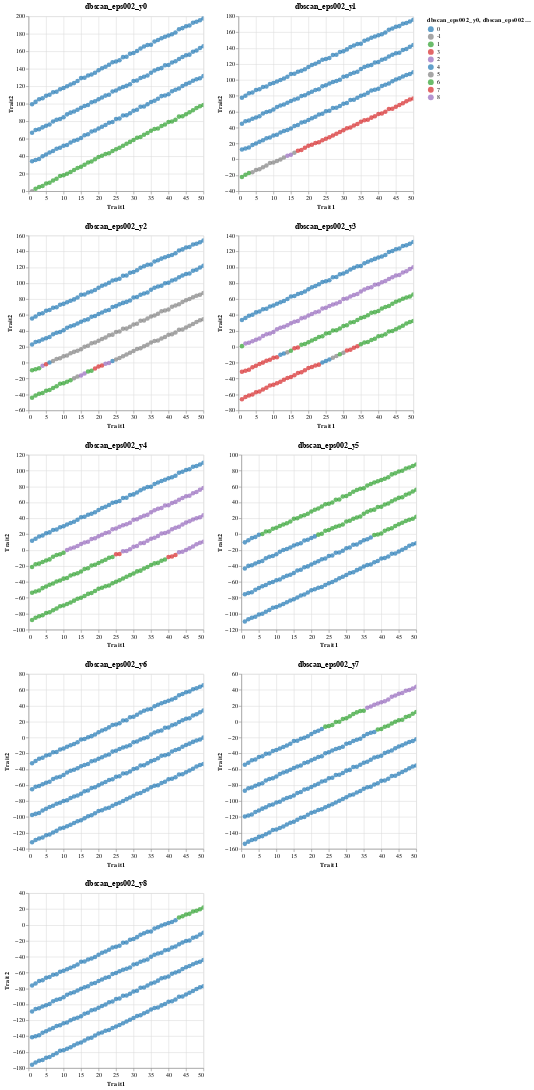

Notebook source saved alongside this figure:
### Code cell
(dbscan_plots[db_labs[18]] | dbscan_plots[db_labs[19]]) & (dbscan_plots[db_labs[20]] | dbscan_plots[db_labs[21]]) & (dbscan_plots[db_labs[22]] | dbscan_plots[db_labs[23]]) & (dbscan_plots[db_labs[24]] | dbscan_plots[db_labs[25]]) & (dbscan_plots[db_labs[26]])

### Figure 1 — Vega-Lite specification as saved in the notebook (floating-point values rounded to 4 significant figures; data arrays with more than 128 entries replaced by an {"elided": "..."} marker saying what was removed)
{"config": {"view": {"continuousWidth": 300, "continuousHeight": 300}}, "vconcat": [{"hconcat": [{"data": {"name": "data-c437560fe27871d567bb7595a13792e3"}, "mark": {"type": "circle", "size": 60}, "encoding": {"color": {"field": "dbscan_eps002_y0", "scale": {"domain": [0.0, -1.0, 1.0, 3.0, 2.0], "range": ["#1f77b4", "#808080", "#2ca02c", "#d62728", "#9467bd"]}, "type": "nominal"}, "tooltip": [{"field": "dbscan_eps002_y0", "type": "quantitative"}, {"field": "kmedoids4_y0", "type": "quantitative"}], "x": {"field": "Trait1", "type": "quantitative"}, "y": {"field": "Trait2", "type": "quantitative"}}, "name": "view_181", "title": "dbscan_eps002_y0"}, {"data": {"name": "data-967cadb9012aa1ae119a8c9e51054446"}, "mark": {"type": "circle", "size": 60}, "encoding": {"color": {"field": "dbscan_eps002_y1", "scale": {"domain": [0.0, 1.0, -1.0, 2.0, 3.0], "range": ["#1f77b4", "#ff7f0e", "#808080", "#d62728", "#9467bd"]}, "type": "nominal"}, "tooltip": [{"field": "dbscan_eps002_y1", "type": "quantitative"}, {"field": "kmedoids4_y1", "type": "quantitative"}], "x": {"field": "Trait1", "type": "quantitative"}, "y": {"field": "Trait2", "type": "quantitative"}}, "name": "view_182", "title": "dbscan_eps002_y1"}]}, {"hconcat": [{"data": {"name": "data-45eb39f24d0c7d3e404a29715520d708"}, "mark": {"type": "circle", "size": 60}, "encoding": {"color": {"field": "dbscan_eps002_y2", "scale": {"domain": [0.0, 1.0, 2.0, 3.0, 4.0, 5.0, -1.0, 6.0, 7.0, 8.0], "range": ["#1f77b4", "#ff7f0e", "#2ca02c", "#d62728", "#9467bd", "#8c564b", "#808080", "#7f7f7f", "#bcbd22", "#17becf"]}, "type": "nominal"}, "tooltip": [{"field": "dbscan_eps002_y2", "type": "quantitative"}, {"field": "kmedoids4_y2", "type": "quantitative"}], "x": {"field": "Trait1", "type": "quantitative"}, "y": {"field": "Trait2", "type": "quantitative"}}, "name": "view_183", "title": "dbscan_eps002_y2"}, {"data": {"name": "data-d25416dfc53bb2dd4112858420f46337"}, "mark": {"type": "circle", "size": 60}, "encoding": {"color": {"field": "dbscan_eps002_y3", "scale": {"domain": [0.0, 1.0, 2.0, 3.0, 4.0, 5.0, 6.0, 7.0, -1.0], "range": ["#1f77b4", "#ff7f0e", "#2ca02c", "#d62728", "#9467bd", "#8c564b", "#e377c2", "#7f7f7f", "#808080"]}, "type": "nominal"}, "tooltip": [{"field": "dbscan_eps002_y3", "type": "quantitative"}, {"field": "kmedoids4_y3", "type": "quantitative"}], "x": {"field": "Trait1", "type": "quantitative"}, "y": {"field": "Trait2", "type": "quantitative"}}, "name": "view_184", "title": "dbscan_eps002_y3"}]}, {"hconcat": [{"data": {"name": "data-4870e5fea950235c44b5ae90f68e333c"}, "mark": {"type": "circle", "size": 60}, "encoding": {"color": {"field": "dbscan_eps002_y4", "scale": {"domain": [0.0, 1.0, 2.0, 3.0], "range": ["#1f77b4", "#ff7f0e", "#2ca02c", "#d62728"]}, "type": "nominal"}, "tooltip": [{"field": "dbscan_eps002_y4", "type": "quantitative"}, {"field": "kmedoids4_y4", "type": "quantitative"}], "x": {"field": "Trait1", "type": "quantitative"}, "y": {"field": "Trait2", "type": "quantitative"}}, "name": "view_185", "title": "dbscan_eps002_y4"}, {"data": {"name": "data-c4fbda309add77dbe874a2ee9b4e3a6b"}, "mark": {"type": "circle", "size": 60}, "encoding": {"color": {"field": "dbscan_eps002_y5", "scale": {"domain": [0.0, 1.0, 3.0, 2.0], "range": ["#1f77b4", "#ff7f0e", "#2ca02c", "#d62728"]}, "type": "nominal"}, "tooltip": [{"field": "dbscan_eps002_y5", "type": "quantitative"}, {"field": "kmedoids4_y5", "type": "quantitative"}], "x": {"field": "Trait1", "type": "quantitative"}, "y": {"field": "Trait2", "type": "quantitative"}}, "name": "view_186", "title": "dbscan_eps002_y5"}]}, {"hconcat": [{"data": {"name": "data-46e7a250fd815e37a193e5a0dca324a4"}, "mark": {"type": "circle", "size": 60}, "encoding": {"color": {"field": "dbscan_eps002_y6", "scale": {"domain": [0.0, 1.0, 2.0, 3.0], "range": ["#1f77b4", "#ff7f0e", "#2ca02c", "#d62728"]}, "type": "nominal"}, "tooltip": [{"field": "dbscan_eps002_y6", "type": "quantitative"}, {"field": "kmedoids4_y6", "type": "quantitative"}], "x": {"field": "Trait1", "type": "quantitative"}, "y": {"field": "Trait2", "type": "quantitative"}}, "name": "view_187", "title": "dbscan_eps002_y6"}, {"data": {"name": "data-5fc5d96abc1728299a2456e0cbf6a140"}, "mark": {"type": "circle", "size": 60}, "encoding": {"color": {"field": "dbscan_eps002_y7", "scale": {"domain": [0.0, 1.0, 2.0, 3.0], "range": ["#1f77b4", "#ff7f0e", "#2ca02c", "#d62728"]}, "type": "nominal"}, "tooltip": [{"field": "dbscan_eps002_y7", "type": "quantitative"}, {"field": "kmedoids4_y7", "type": "quantitative"}], "x": {"field": "Trait1", "type": "quantitative"}, "y": {"field": "Trait2", "type": "quantitative"}}, "name": "view_188", "title": "dbscan_eps002_y7"}]}, {"data": {"name": "data-dfcdb0003cb91a62adc11b019d2b778e"}, "mark": {"type": "circle", "size": 60}, "encoding": {"color": {"field": "dbscan_eps002_y8", "scale": {"domain": [0.0, 1.0, 2.0, 3.0], "range": ["#1f77b4", "#ff7f0e", "#2ca02c", "#d62728"]}, "type": "nominal"}, "tooltip": [{"field": "dbscan_eps002_y8", "type": "quantitative"}, {"field": "kmedoids4_y8", "type": "quantitative"}], "x": {"field": "Trait1", "type": "quantitative"}, "y": {"field": "Trait2", "type": "quantitative"}}, "name": "view_189", "title": "dbscan_eps002_y8"}], "params": [{"name": "param_253", "select": {"type": "interval", "encodings": ["x", "y"]}, "bind": "scales", "views": ["view_181"]}, {"name": "param_255", "select": {"type": "interval", "encodings": ["x", "y"]}, "bind": "scales", "views": ["view_182"]}, {"name": "param_257", "select": {"type": "interval", "encodings": ["x", "y"]}, "bind": "scales", "views": ["view_183"]}, {"name": "param_259", "select": {"type": "interval", "encodings": ["x", "y"]}, "bind": "scales", "views": ["view_184"]}, {"name": "param_261", "select": {"type": "interval", "encodings": ["x", "y"]}, "bind": "scales", "views": ["view_185"]}, {"name": "param_263", "select": {"type": "interval", "encodings": ["x", "y"]}, "bind": "scales", "views": ["view_186"]}, {"name": "param_265", "select": {"type": "interval", "encodings": ["x", "y"]}, "bind": "scales", "views": ["view_187"]}, {"name": "param_267", "select": {"type": "interval", "encodings": ["x", "y"]}, "bind": "scales", "views": ["view_188"]}, {"name": "param_269", "select": {"type": "interval", "encodings": ["x", "y"]}, "bind": "scales", "views": ["view_189"]}], "$schema": "https://vega.github.io/schema/vega-lite/v5.16.3.json", "datasets": {"data-c437560fe27871d567bb7595a13792e3": {"elided": "200 records"}, "data-967cadb9012aa1ae119a8c9e51054446": {"elided": "200 records"}, "data-45eb39f24d0c7d3e404a29715520d708": {"elided": "200 records"}, "data-d25416dfc53bb2dd4112858420f46337": {"elided": "200 records"}, "data-4870e5fea950235c44b5ae90f68e333c": {"elided": "200 records"}, "data-c4fbda309add77dbe874a2ee9b4e3a6b": {"elided": "200 records"}, "data-46e7a250fd815e37a193e5a0dca324a4": {"elided": "200 records"}, "data-5fc5d96abc1728299a2456e0cbf6a140": {"elided": "200 records"}, "data-dfcdb0003cb91a62adc11b019d2b778e": {"elided": "200 records"}}}
